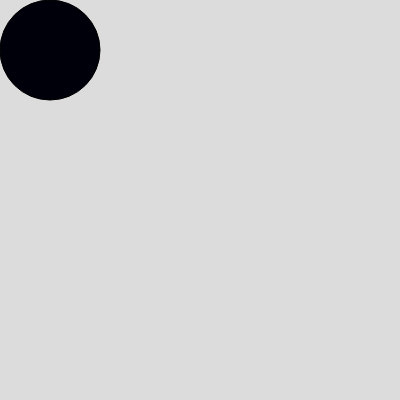
Frame 1 (no input)
Frame 60 (no input): identical to frame 1, image omitted
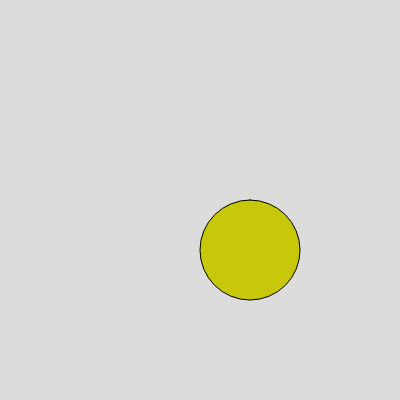
Frame 120 (the mouse pressed at the canvas centre since frame 60)

The p5.js sketch that drew these frames (run headless with seeded random() and noise() and a simulated clock; from frame 60 on, the mouse is pressed at the canvas centre):

// p5.js sketch
// ── sketch.js
function setup() {
  createCanvas(400, 400);
}

function draw() {
  background(220);
  fill(mouseX%255, mouseY%255, 10)
  square(mouseX, mouseY, 100, 100)
}
